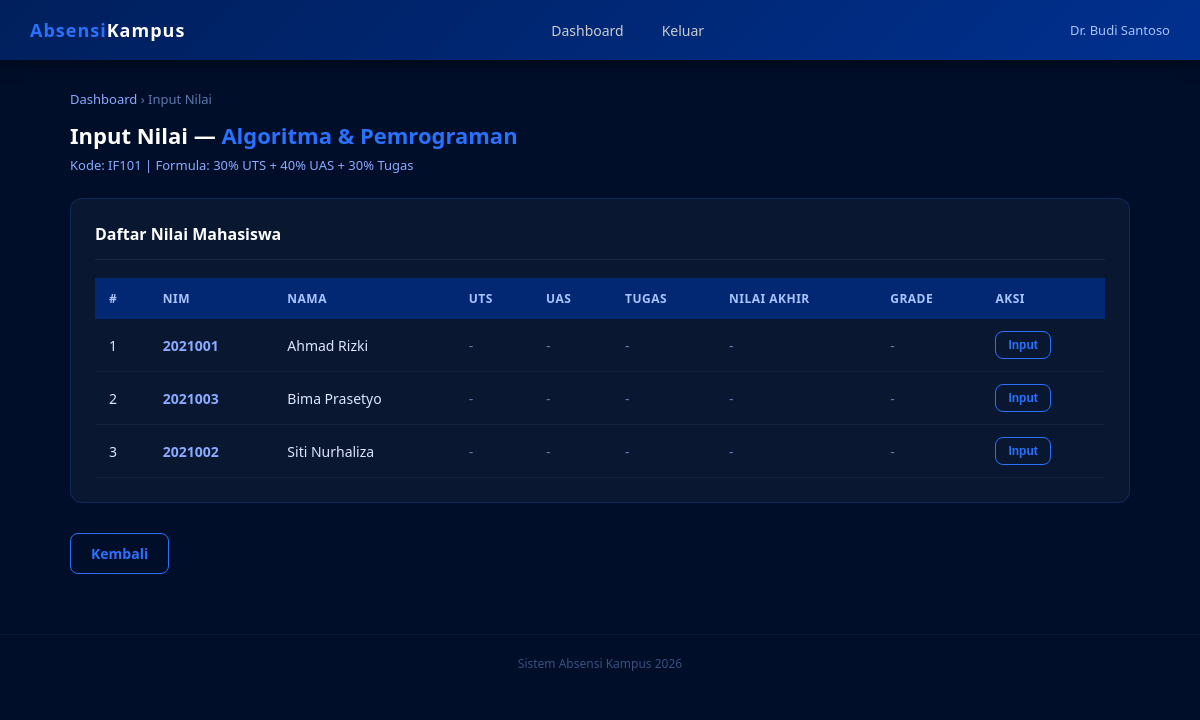
/input_nilai.php?mk_id=1 (signed in), run on an earlier commit of the app's database.
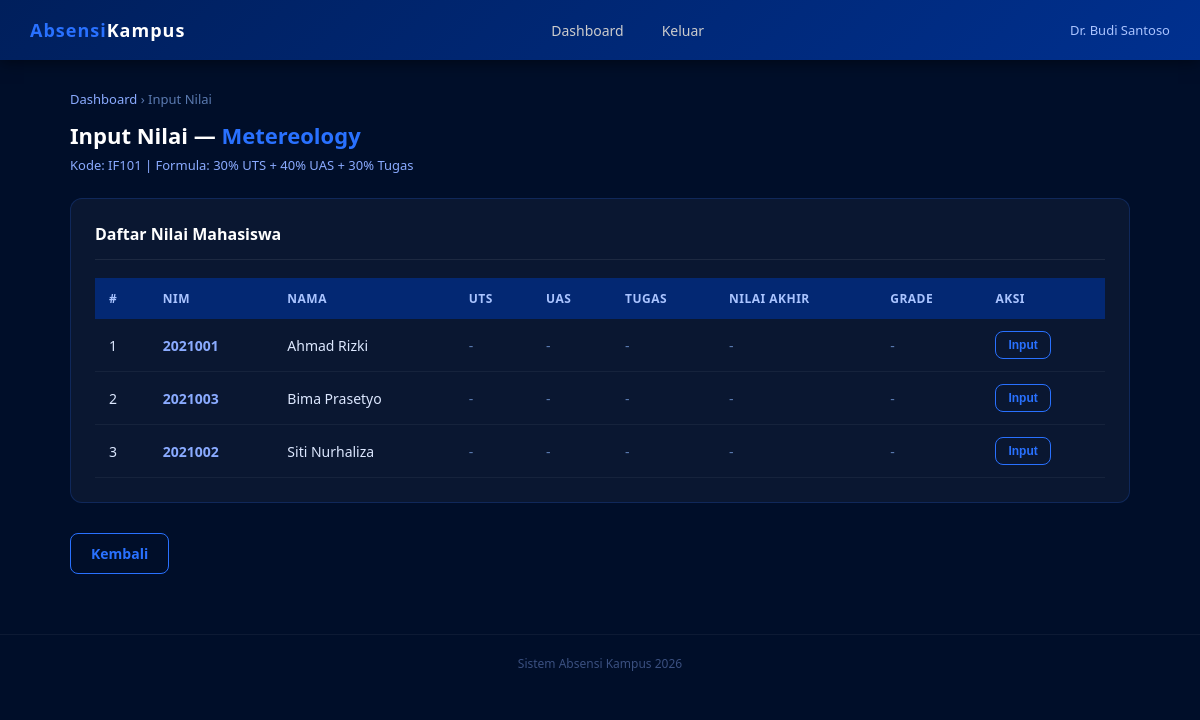
And on a later commit of the database.
### tables this page shows
CREATE TABLE mata_kuliah (
    id INT AUTO_INCREMENT PRIMARY KEY,
    kode_mk VARCHAR(10) UNIQUE NOT NULL,
    nama_mk VARCHAR(100) NOT NULL,
    sks INT DEFAULT 2,
    dosen_id INT,
    semester VARCHAR(10),
    created_at TIMESTAMP DEFAULT CURRENT_TIMESTAMP,
    FOREIGN KEY (dosen_id) REFERENCES users(id)
);

### input_nilai.php (the view, shortened to what this page needs)
<?php
require_once 'config.php';
$dosen_id = $_SESSION['user_id'];
$mk_id = intval($_GET['mk_id'] ?? 0);
$mk = mysqli_fetch_assoc(mysqli_query($conn,
    "SELECT * FROM mata_kuliah WHERE id = $mk_id AND dosen_id = $dosen_id"
));
$sql_mhs = "
    SELECT u.id, u.nim_nip, u.nama,
           n.nilai_uts, n.nilai_uas, n.nilai_tugas, n.nilai_akhir, n.grade
    FROM enrollment e
    JOIN users u ON e.mahasiswa_id = u.id
    LEFT JOIN nilai n ON n.mahasiswa_id = u.id AND n.mata_kuliah_id = $mk_id
    WHERE e.mata_kuliah_id = $mk_id
    ORDER BY u.nama
";
$daftar = mysqli_query($conn, $sql_mhs);
?>
<!DOCTYPE html>
<html lang="id">
<head>
    <link rel="stylesheet" href="style.css">
</head>
<body>
<nav class="navbar">
    <div class="logo"><span>Absensi</span>Kampus</div>
    <div class="nav-links">
        <a href="dashboard_dosen.php">Dashboard</a>
        <a href="logout.php">Keluar</a>
    </div>
    <div class="user-info"><?= htmlspecialchars($_SESSION['nama']) ?></div>
</nav>
<div class="container">
    <div style="font-size:13px; color:#5a7ab0; margin-bottom:12px;">
        <a href="dashboard_dosen.php" style="color:#8aabff;">Dashboard</a> &rsaquo; Input Nilai
    </div>
    <div class="page-title">Input Nilai — <span><?= htmlspecialchars($mk['nama_mk']) ?></span></div>
    <div class="page-subtitle">Kode: <?= $mk['kode_mk'] ?> | Formula: 30% UTS + 40% UAS + 30% Tugas</div>
    <div class="card">
        <div class="card-header">
            <div class="card-title">Daftar Nilai Mahasiswa</div>
        </div>
        <div class="table-wrapper">
            <table>
                <thead>
                    <tr>
                        <th>#</th>
                        <th>NIM</th>
                        <th>Nama</th>
                        <th>UTS</th>
                        <th>UAS</th>
                        <th>Tugas</th>
                        <th>Nilai Akhir</th>
                        <th>Grade</th>
                        <th>Aksi</th>
                    </tr>
                </thead>
                <tbody>
                <?php $no = 1; while ($mhs = mysqli_fetch_assoc($daftar)): ?>
                    <tr>
                        <td><?= $no++ ?></td>
                        <td style="color:#8aabff; font-weight:600"><?= htmlspecialchars($mhs['nim_nip']) ?></td>
                        <td><?= htmlspecialchars($mhs['nama']) ?></td>
                        <td><?= $mhs['nilai_uts']   ?? '<span style="color:#5a7ab0">-</span>' ?></td>
                        <td><?= $mhs['nilai_uas']   ?? '<span style="color:#5a7ab0">-</span>' ?></td>
                        <td><?= $mhs['nilai_tugas'] ?? '<span style="color:#5a7ab0">-</span>' ?></td>
                        <td><?= $mhs['nilai_akhir']
                            ? '<strong style="color:#2971FF">' . number_format($mhs['nilai_akhir'],2) . '</strong>'
                            : '<span style="color:#5a7ab0">-</span>' ?>
                        </td>
                        <td>
                            <?php if ($mhs['grade']): ?>
                                <span class="badge" style="background:rgba(41,113,255,0.2);color:#2971FF;border:1px solid #2971FF;">
                                    <?= $mhs['grade'] ?>
                                </span>
                            <?php else: ?>
                                <span style="color:#5a7ab0">-</span>
                            <?php endif; ?>
                        </td>
                        <td>
                            <button class="btn btn-outline btn-sm"
                                onclick="isiForm(<?= $mhs['id'] ?>, '<?= htmlspecialchars($mhs['nama']) ?>', <?= $mhs['nilai_uts'] ?? 0 ?>, <?= $mhs['nilai_uas'] ?? 0 ?>, <?= $mhs['nilai_tugas'] ?? 0 ?>)">
                                Input
                            </button>
                        </td>
                    </tr>
                <?php endwhile; ?>
                </tbody>
            </table>
        </div>
    </div>
    <a href="dashboard_dosen.php" class="btn btn-outline" style="margin-top:10px;">Kembali</a>
</div>
<div class="footer">Sistem Absensi Kampus 2026</div>
</body>
</html>

What changed in the data, as far as the page shows it:
changed mata_kuliah "IF101": nama_mk "Algoritma & Pemrograman" → "Metereology"
